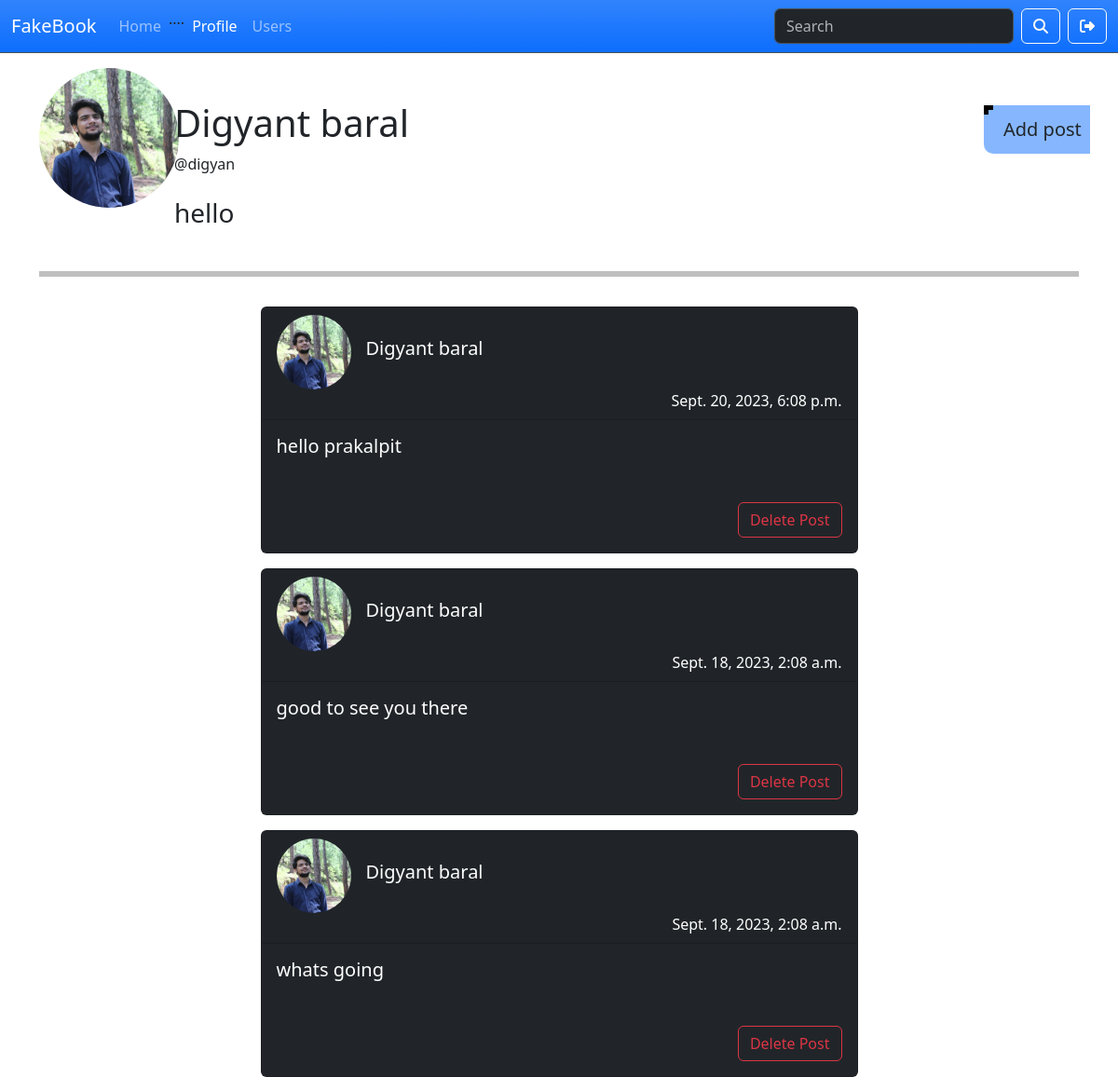
Screenshot of /profile/ (signed in) with the database file from the repository.
### userdatas/models.py (models this page shows, shortened)
class UserProfile(models.Model):
    user        = models.ForeignKey(User, on_delete= models.CASCADE)
    profile_pic = models.ImageField(upload_to='profile', default="profile/defaultprofile.jpg")
    bio         = models.TextField(max_length= 100, null= True, blank= True)
    timestamp   = models.DateTimeField(auto_now_add=True)
    class Meta:
        ordering = ['-timestamp']

class UserPost(models.Model):
    user        = models.ForeignKey(User, on_delete=models.CASCADE)
    feed_photo  = models.ImageField(upload_to='images', null= True, blank= True)
    status      = models.TextField(max_length= 100, null= True, blank= True)
    timestamp   = models.DateTimeField(auto_now_add=True)
    class Meta:
        ordering = ['-timestamp']

### userdatas/views.py (the view, shortened to what this page needs)
# urls.py: path('profile/', user_profile, name="user profile"),
@login_required(login_url="/login/")
def user_profile(request,*args,**kwargs):
    userprofile = UserProfile.objects.filter(user= request.user)
    if not userprofile.exists():
        return redirect('/')
    userpost= UserPost.objects.filter(user= request.user)
    context={
        'userprofiles' : userprofile,
        'userposts': userpost
    }
    return render(request,"userprofile.html", context)

### template/userprofile.html (shortened to what this page needs)
{% extends 'basic.html' %}
{% block head %} <a class="nav-link" aria-current="page" href="/">Home</a> {% endblock %}
{% block profile %} <a class="nav-link active" href="/profile/">Profile</a>  {% endblock %}
{% block body %}
    {% for userprofile in userprofiles %}
        <div class="container my-3 overflow-hidden">
            <div class="row">
                <div class="col-md-3">
                    <img src="/media/{{userprofile.profile_pic}}" alt="Profile Image" class="img-fluid circle-image">
                </div>
                <div class="col-md-9 center-vertically">
                    <h1>{{userprofile.user.first_name}} {{userprofile.user.last_name}}</h1>
                      @{{userprofile.user.username}}<br><br>
                    <h3>{{userprofile.bio}}</h3>
                </div><br><br><br><br><br><br>
                <button class="btn add " id="showFormButton">Add post </button>
            </div><hr>
        </div>
    {% for userpost in userposts %}
    {% if userpost.feed_photo or userpost.status %}
    <div class="container mt-3">
        <div class="row justify-content-center align-items-center">
            <div class="col-md-7">
                <div class="card text-bg-dark">
                    <div class="card-header">
                        <div class="d-flex align-items-center">
                            <img src="/media/{{userprofile.profile_pic}}" alt="Profile Image" class="img-fluid circle-image" style="max-width: 80px; max-height: 80px;">
                            <div class="ms-3">
                            <h5>{{userprofile.user.first_name}} {{userprofile.user.last_name}}</h5>
                            </div>
                        </div>
                        <div class="text-sm-end">
                            {{ userpost.timestamp }}
                        </div>
                    </div>
                    <div class="card-body">
                        {% if userpost.status %}
                        <h5 class="card-title">{{ userpost.status}}</h5><br>
                        {% endif %}
                        <div class="d-flex justify-content-end">
                            <a class="btn btn-outline-danger mt-3" href="/delete_post/{{userpost.id}}">Delete Post</a>
                        </div>
                    </div>
                </div>
            </div>
        </div>
    </div>
    {% endif %}
    {% endfor %}
    {% endfor %}
{% endblock %}

### rows the page displays
UserProfile: profile_pic (picture), user.first_name "Digyant", user.last_name "baral", user.username "digyan", bio "hello"
UserPost: profile_pic (picture), timestamp "Sept. 20, 2023, 6:08 p.m.", status "hello prakalpit"
UserPost: profile_pic (picture), timestamp "Sept. 18, 2023, 2:08 a.m.", status "good to see you there"
UserPost: profile_pic (picture), timestamp "Sept. 18, 2023, 2:08 a.m.", status "whats going"
